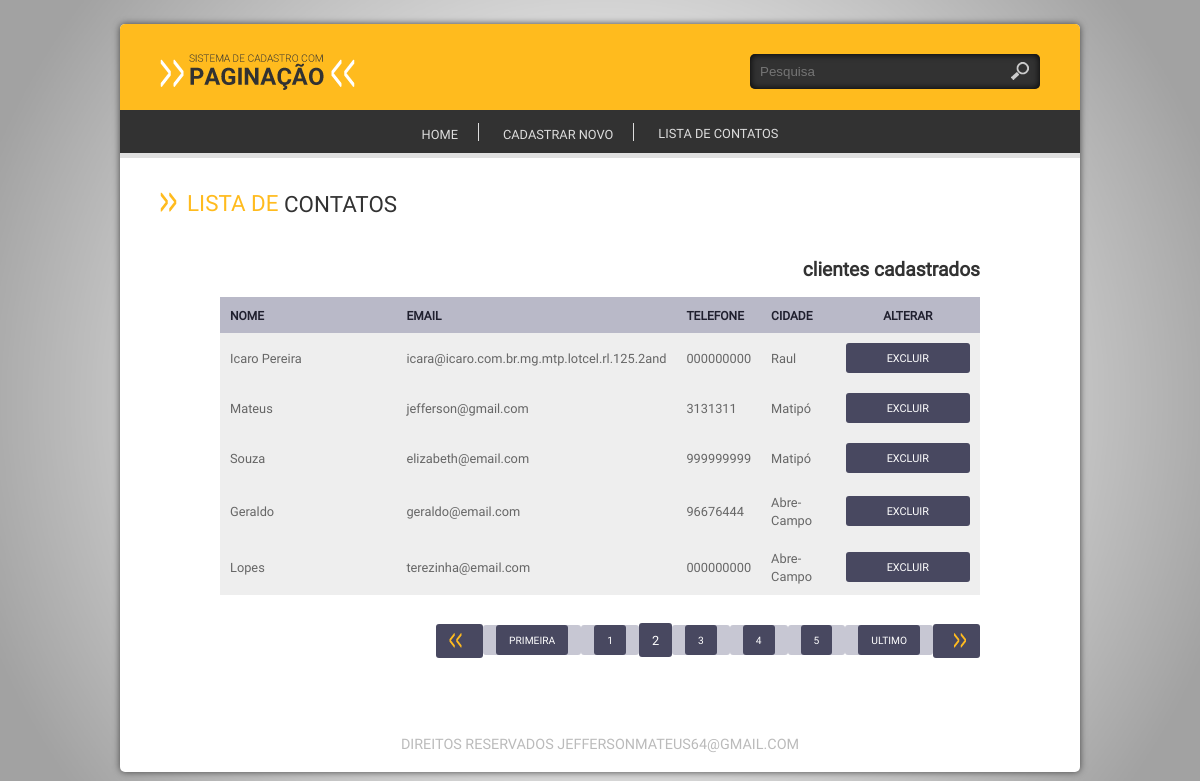
Screenshot of /index.php?link=5&pg=1 with the database file from the repository.
### tables this page shows
CREATE TABLE `cliente` (
  `id_cliente` int(11) NOT NULL,
  `cliente` varchar(2000) NOT NULL,
  `endereco` varchar(150) DEFAULT NULL,
  `bairro` varchar(100) DEFAULT NULL,
  `cidade` varchar(100) DEFAULT NULL,
  `cep` varchar(10) NOT NULL,
  `fone` varchar(15) NOT NULL,
  `email` varchar(150) NOT NULL,
  `cpf` varchar(11) NOT NULL
);

### config/crud.php (called while the page is built, shortened)
<?php
function openConection() {
    $conection = @mysqli_connect(HOST, USER, PASSWORD, DATABASE) or die(mysqli_connect_error());
    mysqli_set_charset($conection, CHARSET);
    return $conection;
}
function runsql($sql) {
    $conection = openConection();
    $qry = @mysqli_query($conection, $sql) or die(mysqli_erro($conection));
    return $qry;
}
function queryData($tabela, $condicao = NULL, $campos = "*") {
    $sql = "SELECT {$campos} FROM {$tabela} {$condicao}";
    $qry = runsql($sql);
    if (!mysqli_num_rows($qry)) {
        return FALSE;
    } else {
        while ($linha = @mysqli_fetch_array($qry)) {
            $dados[] = $linha;
        }
        return $dados;
    }
}
function selecionar($comandosql) {
    $sql = $comandosql;
    $qry = runsql($sql);
    if (!mysqli_num_rows($qry)) {
        return false;
    } else {
        while ($linha = @mysqli_fetch_array($qry)) {
            $dados[] = $linha;
        }
        return $dados;
    }
}
function allrows($sql){
    $qry = runsql($sql);
    return mysqli_num_rows($qry);
}

### lst/lst_excluir.php (the view, shortened to what this page needs)
<?php
$clientes = queryData("cliente");
$pg = isset($_GET['pg']) ? $_GET['pg'] : 0;
$pesq = isset($_POST['pesq']) ? $_POST['pesq'] : NULL;
$campo = isset($_POST['campo']) ? $_POST['campo'] : NULL;
if ($pesq) {
    $sql = "SELECT * FROM `cliente` WHERE `$campo` like%$pesq%";
} else {
    $sql = "SELECT * FROM `cliente`";
}
$clientes = queryData("cliente");
$cliente = selecionar($sql);
$total = allrows($sql);
$lpp = 5;
$paginas = ceil($total / $lpp - 1);
$total_paginas = ceil($total / $lpp);
$inicio = $pg * $lpp;
?>
<div class="base-home">
    <h1 class="titulo"><span class="cor">Lista de</span> contatos</h1>
    <div class="base-lista">
        <span class="qtde"><b><?php echo $pesq ?></b> clientes cadastrados</span>
        <div class="tabela">
            <table width="100%" border="0" cellspacing="0" cellpadding="0">
                <thead>
                    <tr>
                        <th width="25%" align="left">Nome</th>
                        <th width="25%" align="left">Email</th>
                        <th width="10%" align="left">Telefone</th>
                        <th width="10%" align="left">Cidade</th>
                        <th width="20%" colspan="2" align="center">Alterar</th>
                    </tr>
                </thead>
                <?php
                if ($clientes) {
                    $clientes = selecionar($sql . " LIMIT $inicio, $lpp");
                    foreach ($clientes as $cliente) {
                        ?>
                        <tbody>
                            <tr class="cor1">
                                <td><?php echo $cliente["cliente"] ?></td>
                                <td><?php echo $cliente["email"] ?></td>
                                <td><?php echo $cliente["fone"] ?></td>
                                <td><?php echo $cliente["cidade"] ?></td>
                                <td align="center">
                                    <a href="<?php echo 'index.php?link=2&acao=Excluir&id=' . $cliente['id_cliente'] ?>" class="btn">Excluir</a>
                                </td>
                                <?php
                            }
                        } else {
                            echo "Nenhum valor encontrado! Isso pode acontecer por que a conexão com o banco de dados falhou"
                            . " ou simplesmente por que não existe nenhum dado cadastrado !";
                        }
                        ?>
                    </tr>
            </table>
        </div>
        <ul class="paginacao">
            <?php echo paginacao("index.php?link=5", $paginas, $total_paginas, $pg);    ?>
        </ul>
    </div>
</div>

### css/style.css (style rules this page uses)
* { margin:0; padding:0; box-sizing:border-box; -webkit-box-sizing:border-box; -moz-box-sizing:border-box; -o-box-sizing:border-box; -ms-box-sizing:border-box; vertical-align:middle; }
html, body { height:100%; background:#ddd url(../img/fundo.png) fixed no-repeat center; background-size:100%; }
body { font-size:1em; font-family: 'rregular'; }
h1, h2, h3, h4, h5 { margin:0; padding:0; text-transform:uppercase; font-weight:inherit; }
a { text-decoration:none; color:#444; }
ul ,li { list-style:none; }
.base-home { width:100%; float:left; padding:20px 40px; }
.titulo { display:block; padding:10px 0; color:#323232; font-weight:inherit; font-size:1.4em; text-transform:uppercase; }
.titulo:before { content:url(../img/ico-seta-ttl.png); padding-right:10px; }
.titulo .cor { color:#FFBB1E; position:relative; top:-3px; }
.btn { display:block; padding:10px; border-radius:3px; -webkit-border-radius:3px; -moz-border-radius:3px; -moz-border-radius:3px; -o-border-radius:3px; text-transform:uppercase; color:#fff; background:#484860; font-size:.9em; }
.base-home .base-lista { width:100%; float:left; padding:10px 60px; }
.base-home .base-lista span { color:#323232; display:block; padding:15px 0; font-weight:bold; text-align:right; font-size:1.2em; }
.base-home .base-lista .tabela table { width:100%; }
.base-home .base-lista .tabela table th { padding:10px; text-transform:uppercase; color:#20202F; background:#B9B9C8; font-size:.75em; }
.base-home .base-lista .tabela table td { padding:10px; color:#666666; font-size:.8em; }
.base-home .base-lista .tabela .cor1 { background:#EEEEEE; }
.base-home .base-lista .tabela .btn { font-size:.85em; padding:8px 10px; }
.base-home .base-lista .paginacao { width:100%; float:left; padding:30px 0; text-align:right; }

### rows the page displays
cliente: cliente "Icaro Pereira", email "icara@icaro.com.br.mg.mtp.lotcel.rl.125.2and", fone "000000000", cidade "Raul"
cliente: cliente "Mateus", email "jefferson@gmail.com", fone "3131311", cidade "Matipó"
cliente: cliente "Souza", email "elizabeth@email.com", fone "999999999", cidade "Matipó"
cliente: cliente "Geraldo", email "geraldo@email.com", fone "96676444", cidade "Abre-Campo"
cliente: cliente "Lopes", email "terezinha@email.com", fone "000000000", cidade "Abre-Campo"

### other values shown
$aux "1"
$aux "2"
$aux "3"
$aux "4"
$aux "5"
